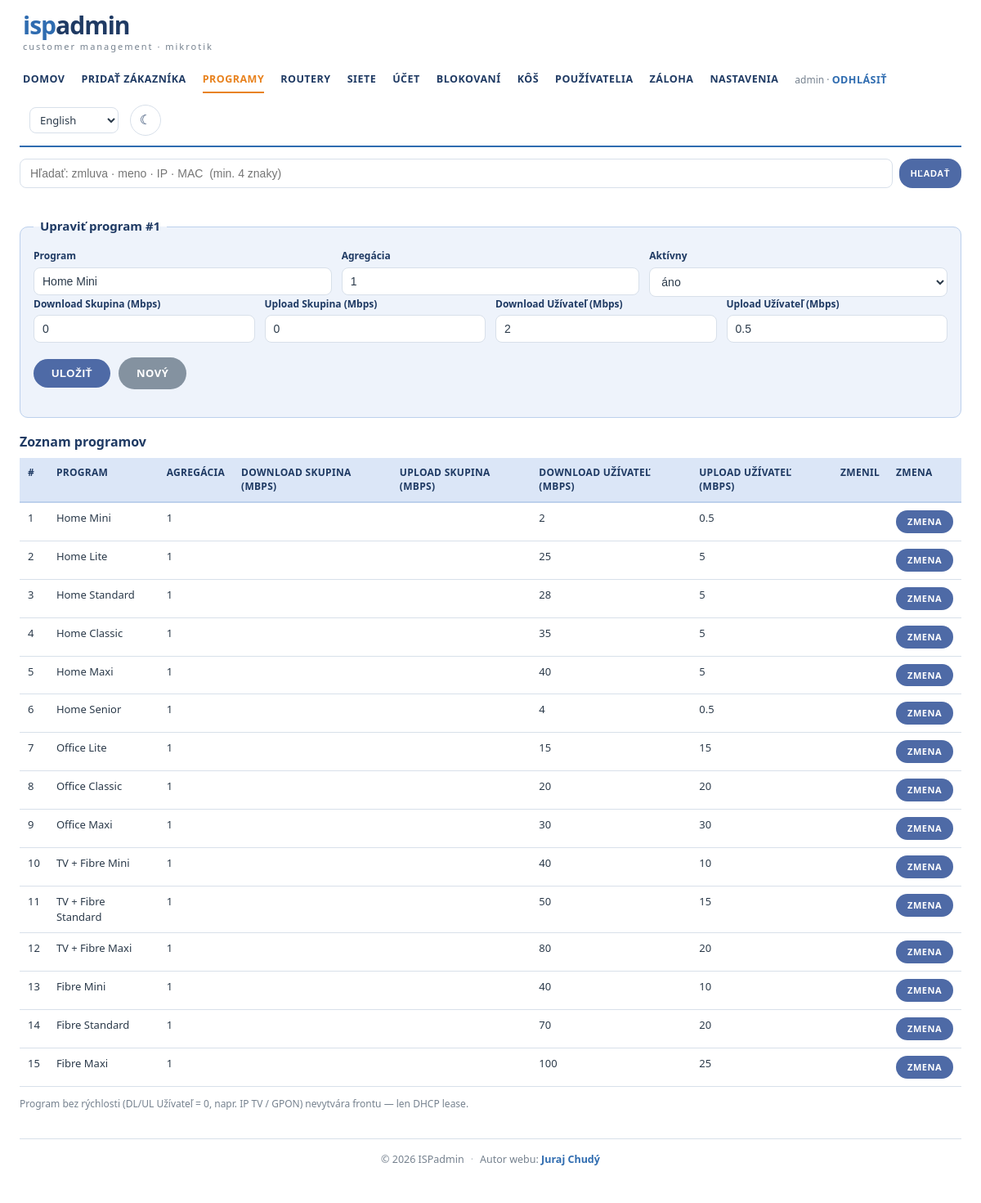
The app's page /programs.php?edit=1 (signed in) with its own data.
### tables this page shows
CREATE TABLE programs (
  id INT AUTO_INCREMENT PRIMARY KEY,
  name VARCHAR(128) NOT NULL,
  aggregation INT NOT NULL DEFAULT 1,
  dl_group INT NOT NULL DEFAULT 0,
  ul_group INT NOT NULL DEFAULT 0,
  dl_user INT NOT NULL DEFAULT 0,
  ul_user INT NOT NULL DEFAULT 0,
  active TINYINT NOT NULL DEFAULT 1,
  updated_at DATETIME NULL,
  updated_by VARCHAR(64) NULL
);

### lib/auth.php (called while the page is built, shortened)
<?php
require_once __DIR__ . '/lang.php';
function h(?string $s): string
{
    return htmlspecialchars((string)$s, ENT_QUOTES, 'UTF-8');
}

### public/programs.php (the view, shortened to what this page needs)
<?php
require_once __DIR__ . '/../lib/layout.php';
$pdo = db();
function mbps($kbit): string
{
    $m = (float)$kbit / 1024;
    $s = rtrim(rtrim(number_format($m, 3, '.', ''), '0'), '.');
    return $s === '' ? '0' : $s;
}
$editId = (int)($_GET['edit'] ?? 0);
$e = ['id' => 0, 'name' => '', 'aggregation' => 1, 'dl_group' => 0, 'ul_group' => 0,
      'dl_user' => 0, 'ul_user' => 0, 'active' => 1];
if ($editId) {
    $row = $pdo->query('SELECT * FROM programs WHERE id = ' . $editId)->fetch();
    if ($row) $e = $row;
}
$list = $pdo->query('SELECT * FROM programs ORDER BY id')->fetchAll();
?>
<fieldset class="panel">
  <legend><?= $e['id'] ? t('Upraviť program #%d', (int)$e['id']) : t('Nový program') ?></legend>
  <form method="post" action="programs.php">
    <div class="grid g3">
      <div class="cell"><label><?= t('Program') ?></label><input name="name" value="<?= h($e['name']) ?>"></div>
      <div class="cell"><label><?= t('Agregácia') ?></label><input type="number" name="aggregation" value="<?= (int)$e['aggregation'] ?>"></div>
      <div class="cell"><label><?= t('Aktívny') ?></label>
        <select name="active"><option value="1"<?= $e['active'] ? ' selected' : '' ?>><?= t('áno') ?></option>
        <option value="0"<?= $e['active'] ? '' : ' selected' ?>><?= t('nie') ?></option></select>
      </div>
    </div>
    <div class="grid g4">
      <div class="cell"><label><?= t('Download Skupina (Mbps)') ?></label><input type="number" step="0.1" min="0" name="dl_group" value="<?= mbps($e['dl_group']) ?>"></div>
      <div class="cell"><label><?= t('Upload Skupina (Mbps)') ?></label><input type="number" step="0.1" min="0" name="ul_group" value="<?= mbps($e['ul_group']) ?>"></div>
      <div class="cell"><label><?= t('Download Užívateľ (Mbps)') ?></label><input type="number" step="0.1" min="0" name="dl_user" value="<?= mbps($e['dl_user']) ?>"></div>
      <div class="cell"><label><?= t('Upload Užívateľ (Mbps)') ?></label><input type="number" step="0.1" min="0" name="ul_user" value="<?= mbps($e['ul_user']) ?>"></div>
    </div>
    <div class="btns">
      <button class="btn" type="submit"><?= t('Uložiť') ?></button>
      <?php if ($e['id']): ?><a class="btn gray" href="programs.php"><?= t('Nový') ?></a><?php endif; ?>
    </div>
  </form>
</fieldset>
<div class="panel-title"><?= t('Zoznam programov') ?></div>
<table>
  <tr><th>#</th><th><?= t('Program') ?></th><th><?= t('Agregácia') ?></th><th><?= t('Download Skupina (Mbps)') ?></th><th><?= t('Upload Skupina (Mbps)') ?></th>
      <th><?= t('Download Užívateľ (Mbps)') ?></th><th><?= t('Upload Užívateľ (Mbps)') ?></th><th><?= t('Zmenil') ?></th><th><?= t('Zmena') ?></th></tr>
  <?php foreach ($list as $i => $p): ?>
  <tr<?= $p['active'] ? '' : ' style="opacity:.5"' ?>>
    <td><?= $i + 1 ?></td>
    <td><?= h($p['name']) ?></td>
    <td><?= $p['dl_user'] ? (int)$p['aggregation'] : '' ?></td>
    <td><?= $p['dl_group'] ? mbps($p['dl_group']) : '' ?></td>
    <td><?= $p['ul_group'] ? mbps($p['ul_group']) : '' ?></td>
    <td><?= $p['dl_user'] ? mbps($p['dl_user']) : '' ?></td>
    <td><?= $p['ul_user'] ? mbps($p['ul_user']) : '' ?></td>
    <td><?= h($p['updated_by']) ?><br><span class="muted"><?= h($p['updated_at']) ?></span></td>
    <td><a class="btn sm" href="programs.php?edit=<?= (int)$p['id'] ?>"><?= t('Zmena') ?></a></td>
  </tr>
  <?php endforeach; ?>
</table>
<p class="muted"><?= t('Program bez rýchlosti (DL/UL Užívateľ = 0, napr. IP TV / GPON) nevytvára frontu — len DHCP lease.') ?></p>

### public/assets/style.css (style rules this page uses)
:root { --radius:10px; --page-bg:#ffffff; --navy:#1f3a63; --blue:#2f6cb0; --link:#2f6cb0; --btn:#4e6aa6; --btn-d:#3d5688; --panel:#dbe6f7; --panel-line:#bcd0ec; --panel-soft:#eef3fb; --orange:#e8821e; --orange-d:#cf7115; --ink:#2b3a4a; --muted:#76828f; --line:#d8e0ea; --red:#c0392b; --green:#2e8b57; --field-bg:#ffffff; --field-text:#2b3a4a; --field-border:#d8e0ea; --row-hover:#f7faff; --code-bg:#eef2f7; --shadow:0 10px 30px rgba(31,58,99,.08); }
* { box-sizing:border-box }
body { margin:0;background:var(--page-bg);color:var(--ink); font-family:"Segoe UI",Roboto,"Helvetica Neue",Arial,"Open Sans",sans-serif;font-size:14px;line-height:1.45; transition:background .2s,color .2s }
a { color:var(--link) }
.panel { background:var(--panel-soft);border:1px solid var(--panel-line);border-radius:var(--radius);margin:16px 0;padding:16px }
fieldset.panel { border:1px solid var(--panel-line) }
fieldset.panel legend { padding:0 8px;color:var(--navy);font-weight:800;font-size:15px }
.panel-title { font-weight:800;color:var(--navy);font-size:16px;margin:18px 0 8px }
.grid { display:grid;gap:12px }
.g3 { grid-template-columns:1fr 1fr 1fr }
.g4 { grid-template-columns:repeat(4,1fr) }
.cell { display:flex;flex-direction:column;gap:5px }
.cell label { font-weight:700;color:var(--navy);font-size:12px }
.cell input,.cell select,.inp { padding:8px 10px;border:1px solid var(--field-border);border-radius:8px; background:var(--field-bg);color:var(--field-text);font-size:14px;width:100% }
.btns { margin:18px 0;display:flex;gap:10px;flex-wrap:wrap;align-items:center }
.btn { display:inline-block;background:var(--btn);color:#fff;border:none;padding:10px 22px;border-radius:22px; cursor:pointer;text-decoration:none;font-size:13px;font-weight:700;text-transform:uppercase;letter-spacing:.5px; transition:background .15s }
.btn.gray { background:#8492a0 }
.btn.sm { padding:6px 14px;font-size:11px;border-radius:16px }
table { width:100%;border-collapse:collapse;font-size:13px;margin-top:6px }
th,td { padding:9px 10px;text-align:left;vertical-align:top;border-bottom:1px solid var(--line) }
th { background:var(--panel);color:var(--navy);font-weight:700;font-size:12px;text-transform:uppercase; letter-spacing:.3px;border-bottom:2px solid var(--panel-line) }
.muted { color:var(--muted);font-size:12px }

### records on screen
programs: id "Upraviť program #1", name "Home Mini", aggregation "1", active "áno", dl_group "0", ul_group "0", dl_user "2", ul_user "0.5"
programs: name "Home Lite", aggregation "1", dl_user "25", ul_user "5"
programs: name "Home Standard", aggregation "1", dl_user "28", ul_user "5"
programs: name "Home Classic", aggregation "1", dl_user "35", ul_user "5"
programs: name "Home Maxi", aggregation "1", dl_user "40", ul_user "5"
programs: name "Home Senior", aggregation "1", dl_user "4", ul_user "0.5"
programs: name "Office Lite", aggregation "1", dl_user "15", ul_user "15"
programs: name "Office Classic", aggregation "1", dl_user "20", ul_user "20"
programs: name "Office Maxi", aggregation "1", dl_user "30", ul_user "30"
programs: name "TV + Fibre Mini", aggregation "1", dl_user "40", ul_user "10"
programs: name "TV + Fibre Standard", aggregation "1", dl_user "50", ul_user "15"
programs: name "TV + Fibre Maxi", aggregation "1", dl_user "80", ul_user "20"
programs: name "Fibre Mini", aggregation "1", dl_user "40", ul_user "10"
programs: name "Fibre Standard", aggregation "1", dl_user "70", ul_user "20"
programs: name "Fibre Maxi", aggregation "1", dl_user "100", ul_user "25"

### other values on screen
$cfg['brand_pre'] "isp"
$cfg['brand_post'] "admin"
$cfg['tagline'] "customer management · mikrotik"
$label "DOMOV"
$label "PRIDAŤ ZÁKAZNÍKA"
$label "PROGRAMY"
$label "ROUTERY"
$label "SIETE"
$label "ÚČET"
$label "BLOKOVANÍ"
$label "KÔŠ"
$label "POUŽÍVATELIA"
$label "ZÁLOHA"
$label "NASTAVENIA"
$user "admin"
